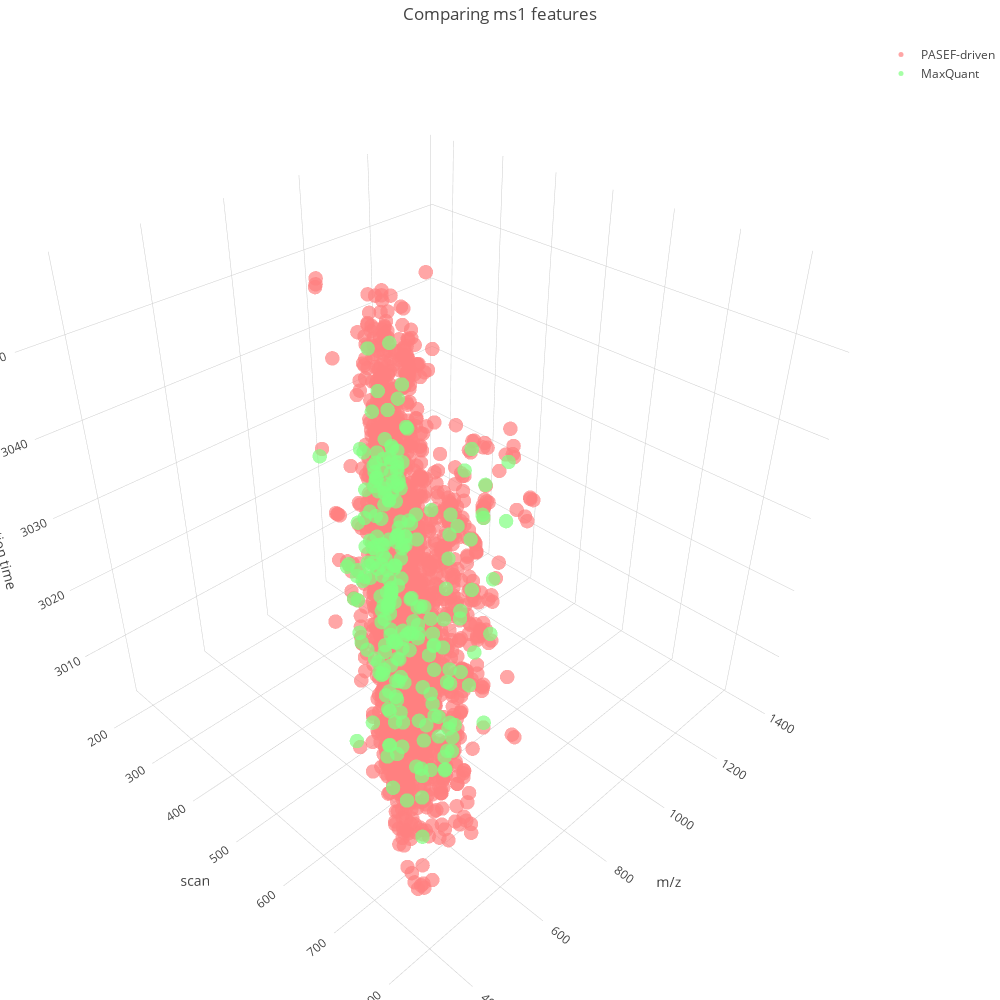

Write notebook code for a chart like this one.
### Code cell
import plotly.plotly as py
import plotly.graph_objs as go

traces = []

trace = go.Scatter3d(
    x = my_features_df.monoisotopic_mz,
    y = my_features_df.scan_apex,
    z = my_features_df.rt_apex,
    mode = 'markers',
    marker = dict(
        size = 5,
        color = "rgb(255,128,128)",
        opacity = 0.7
    ),
    text = my_features_df.hover,
    hoverinfo = 'text',
    name = "PASEF-driven"
)
traces.append((trace))

trace = go.Scatter3d(
    x = mq_features_df.mz,
    y = mq_features_df.scan,
    z = mq_features_df.rt,
    mode = 'markers',
    marker = dict(
        size = 5,
        color = "rgb(128,255,128)",
        opacity = 0.7
    ),
    text = mq_features_df.hover,
    hoverinfo = 'text',
    name = "MaxQuant"
)
traces.append((trace))

data = traces
layout = go.Layout(
    autosize=False,
    width=1000,
    height=1000,
    title="Comparing ms1 features",
    margin=dict(
        l=0,
        r=0,
        b=0,
        t=40
    ),
    scene = dict(
        xaxis = dict(
            title='m/z', autorange='reversed'),
        yaxis = dict(
            title='scan'),
        zaxis = dict(
            title='retention time')
    )
)
fig = go.Figure(data=data, layout=layout)
iplot(fig)

### Figure 1 — Plotly figure (JSON) as saved in the notebook; plotly's stock layout.template omitted (floating-point values rounded to 4 significant figures; data arrays with more than 128 entries replaced by an {"elided": "..."} marker saying what was removed)
{"data": [{"hoverinfo": "text", "marker": {"color": "rgb(255,128,128)", "opacity": 0.7, "size": 5}, "mode": "markers", "name": "PASEF-driven", "text": {"elided": "3781 str values"}, "type": "scatter3d", "uid": "2a360356-3ae8-4025-b682-a73d86b211bc", "x": {"elided": "3781 float values"}, "y": {"elided": "3781 float values"}, "z": {"elided": "3781 float values"}}, {"hoverinfo": "text", "marker": {"color": "rgb(128,255,128)", "opacity": 0.7, "size": 5}, "mode": "markers", "name": "MaxQuant", "text": {"elided": "234 str values"}, "type": "scatter3d", "uid": "b11de24d-b12c-4532-984d-9ae67c40b3df", "x": {"elided": "234 float values"}, "y": {"elided": "234 int values"}, "z": {"elided": "234 float values"}}], "layout": {"autosize": false, "height": 1000, "margin": {"b": 0, "l": 0, "r": 0, "t": 40}, "scene": {"xaxis": {"autorange": "reversed", "title": {"text": "m/z"}}, "yaxis": {"title": {"text": "scan"}}, "zaxis": {"title": {"text": "retention time"}}}, "title": {"text": "Comparing ms1 features"}, "width": 1000}}
